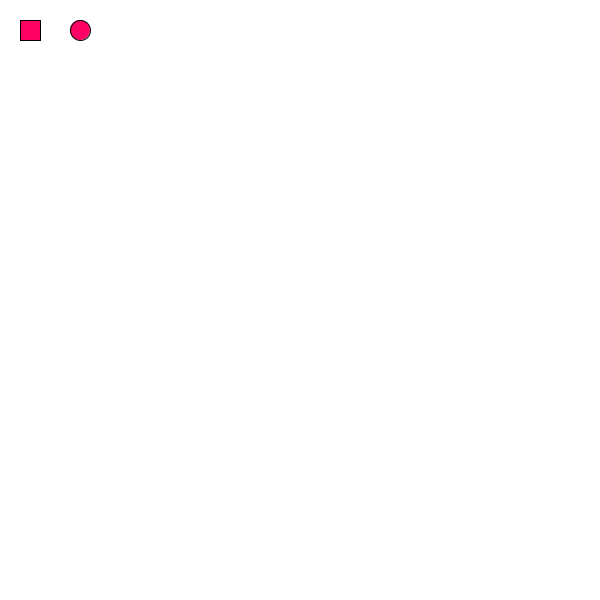
Frame 1 (no input)
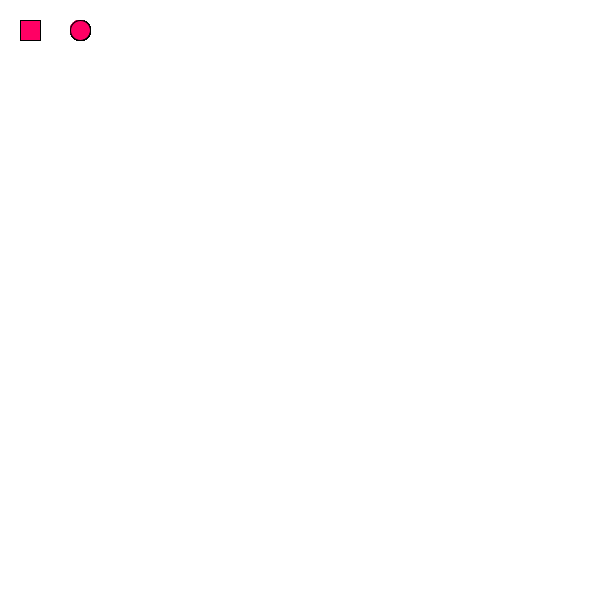
Frame 60 (the mouse pressed at the canvas centre just before this capture)
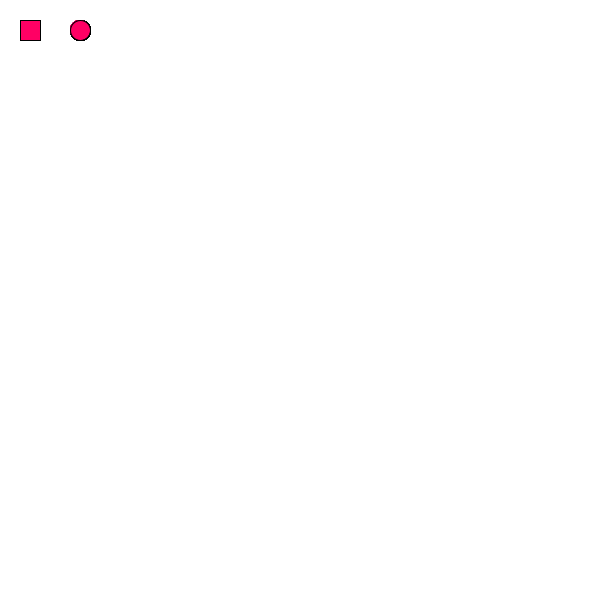
Frame 120 (the mouse held since frame 60 and released just before this capture)

The Processing sketch that drew these frames (run headless with seeded random() and noise(); from frame 60 on, the mouse is pressed at the canvas centre):

// Processing sketch: processing_65002
// ── processing_65002.pde

int stW;

int btnR_x = 20; // 사각형 버튼 x 위치
int btnR_y = 20; // 사각형 버튼 y 위치
int btnR_w = 20; // 사각형 버튼의 너비
int btnR_h = 20; // 사각형 버튼의 높이

int btnE_x = 80; // 원 버튼 x 위치
int btnE_y = 30; // 원 버튼 y 위치
int btnE_r = 10; // 원 버튼 반지름

void setup() {
  size(600, 600);
  background(255);
  smooth();
  stW = 10;
}

void draw() {

//----- 사각형 버튼
  if (mouseX >= btnR_x && mouseX <= btnR_x+btnR_w && mouseY >= btnR_y && mouseY <= btnR_y+btnR_h) { // 조건 1-1. 마우스의 x 위치가 사각형의 x위치보다 크거나 같고 1-2. 사각형의 x위치와 너비를 합한 것보다는 작거나 같으면서 1-3. 마우스 y위치가 사각형의 y위치보다는 크거나 같고 1-4. 사각형의 y위치와 높이를 합한 것보다는 작거나 같을 때 (즉, 마우스가 사각형 안에 있을 때)
    fill(100, 255, 0); // 도형을 연두색으로 칠한다. (Roll-over)
    if (mousePressed) { // 조건 2. 조건 1을 충족한 상태에서 마우스가 눌리면
      fill(0, 100, 255); // 도형을 파랑색으로 칠한다. (Click)
      if (stW > 1) { // 조건 3. 현재 선의 굵기가 1보다 큰 상태면
        stW--; // 선의 굵기를 1씩 줄인다.
      } // 조건 3 닫음
    } // 조건 2 닫음
  } else { // 조건 1이 충족되지 않을 때엔 (=마우스가 올려져 있지 않을 땐)
    fill(255, 0, 100); // 도형을 분홍색으로 칠한다. (즉 버튼의 기본색이 됨)
  }  
  rect(btnR_x, btnR_y, btnR_w, btnR_h); // 사각형 버튼을 그림. rect(x,y,w,h)

//----- 원형 버튼
  float d = dist(btnE_x, btnE_y, mouseX, mouseY); // 원형버튼의 범위를 검사하기 위해 임시로 d라는 float 변수를 하나 생성함
                                                  // 원의 중심(btnE_x,btnE_y)에서 마우스까지의 거리를 구함
  if (d <= btnE_r) { // 조건 1. 원의 중심-마우스의 거리가 원의 반지름(btnE_r)보다 작거나 같으면
    fill(100, 255, 0); // 연두색으로 칠한다
    if (mousePressed) { // 조건 2. 마우스가 눌리면
      fill(0, 100, 255); // 파란색으로 칠한다
      if (stW < 50) { // 조건 3. 선이 50보다 작을 때 (선이 너무 굵어지는 걸 방지하기 위해 임의로 50이란 숫자를 지정)
        stW++; // 선의 굵기를 1씩 늘린다.
      } // 조건 3 닫음
    } // 조건 2 닫음
  } // 조건 1 닫음
  else { // 조건 1이 충족되지 않을 때
    fill(255, 0, 100); // 분홍색으로 칠한다.
  }
  ellipse(btnE_x, btnE_y, btnE_r*2, btnE_r*2); // 원형 버튼을 그림 ellipse(x,y,r*2,r*2)
                                              // 매개변수에는 원의 지름을 넣어야하니까 반지름값을 2곱해준다.
  
//----- 그리기
  if (mousePressed) {
    if (mouseButton == LEFT) {
      strokeWeight(stW);
      line(pmouseX, pmouseY, mouseX, mouseY);
    } 
    else if (mouseButton == RIGHT) {
      background(255);
      //---화면을 지우는순간 버튼이 깜빡거리는 것을 방지하기 위해 사각형, 원형 버튼을 한번 더 그려줌
      rect(btnR_x, btnR_y, btnR_w, btnR_h);
      ellipse(btnE_x, btnE_y, btnE_r*2, btnE_r*2);      
    }
  }
}

void keyPressed() { 
  if (key == 'r' || key == 'R') stroke(255, 0, 0);
  if (key == 'g' || key == 'G') stroke(0, 255, 0);
  if (key == 'b' || key == 'B') stroke(0, 0, 255);
  if (key == 'c' || key == 'C') stroke(0, 255, 255);
  if (key == 'm' || key == 'M') stroke(255, 0, 255);
  if (key == 'y' || key == 'Y') stroke(255, 255, 0);
  if (key == 'k' || key == 'K') stroke(0);
  if (key == 'w' || key == 'W') stroke(255);
}
